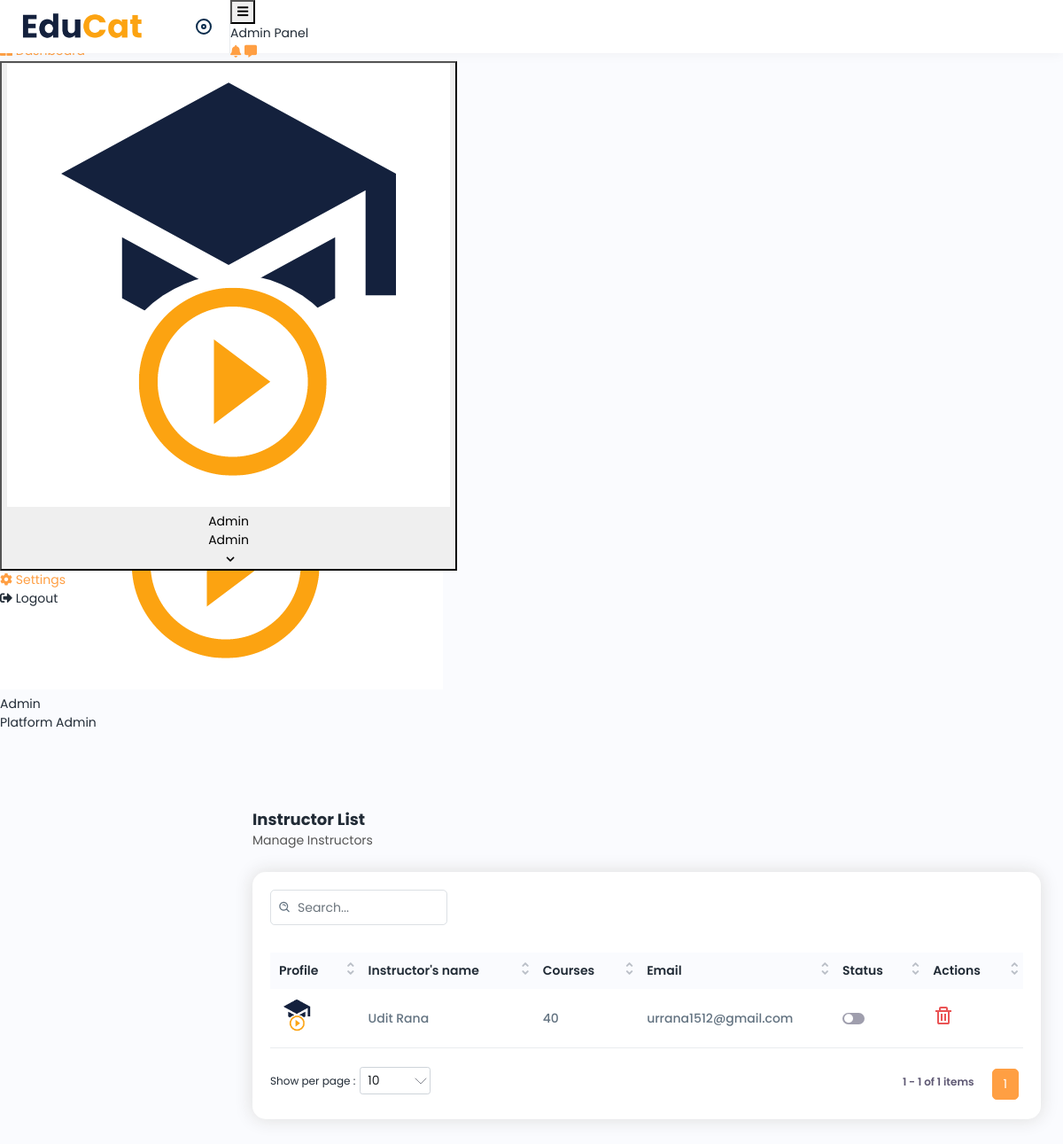
Screenshot of /dashboard/instructor-list.php (signed in) with the database file from the repository.
### tables this page shows
CREATE TABLE `user_master` (
  `user_id` int(200) NOT NULL,
  `user_name` varchar(200) NOT NULL,
  `user_email` varchar(200) NOT NULL,
  `user_contact_number` bigint(200) NOT NULL,
  `user_password` varchar(200) NOT NULL,
  `user_profile_photo` varchar(200) NOT NULL DEFAULT 'assets/img/EduCat (4).png',
  `role` int(10) NOT NULL,
  `user_status` tinyint(1) DEFAULT 1,
  `isVerified` int(10) NOT NULL,
  `isActive` int(10) NOT NULL,
  `registration_date` varchar(200) NOT NULL
);

### dashboard/instructor-list.php (the view, shortened to what this page needs)
<?php
    require '../includes/scripts/connection.php';
    if(isset($_SESSION['educat_logedin_user_id']) && (trim ($_SESSION['educat_logedin_user_id']) !== '')){
        $user_id = $_SESSION['educat_logedin_user_id'];
        $query = "SELECT * FROM user_master WHERE user_id = $user_id";
        $result = mysqli_query($conn, $query);
        $userdata = mysqli_fetch_assoc($result);
    }else{
        header("Location: ../sign-in.php");
    }
?>
<!DOCTYPE html>
<html lang="en">
<head>
    <link rel="stylesheet" href="assets/css/bootstrap.min.css">
    <link rel="stylesheet" href="assets/css/animate.css">
    <link rel="stylesheet" href="assets/plugins/select2/css/select2.min.css">
    <link rel="stylesheet" href="assets/css/bootstrap-datetimepicker.min.css">
    <link rel="stylesheet" href="assets/css/dataTables.bootstrap4.min.css">
    <link rel="stylesheet" href="assets/plugins/fontawesome/css/fontawesome.min.css">
    <link rel="stylesheet" href="assets/plugins/fontawesome/css/all.min.css">
    <link rel="stylesheet" href="assets/css/style.css">
</head>
<body>
    <div class="main-wrapper">
    <div class="header">
<div class="header-left active">
    <a href="index.php" class="logo">
        <img src="../assets/img/EduCat (3).png" alt="">
    </a>
    <a id="toggle_btn" href="javascript:void(0);">
    </a>
</div>
            <?php
                include("header.php");
            ?>
</div>
    <?php
        include("sidebar.php");
    ?>
        <div class="page-wrapper">
            <div class="content">
                <div class="page-header">
                    <div class="page-title">
                        <h4>Instructor List</h4>
                        <h6>Manage Instructors</h6>
                    </div>
                </div>
                <div class="card">
                    <div class="card-body">
                        <div class="table-top">
                            <div class="search-set">
                                <div class="search-input">
                                    <a class="btn btn-searchset">
                                        <img src="assets/img/icons/search-white.svg" alt="img">
                                    </a>
                                </div>
                            </div>
                        </div>
                        <div class="table-responsive">
                            <table class="table  datanew">
                                <thead>
                                    <tr>
                                        <th>Profile</th>
                                        <th>Instructor's name </th>
                                        <th>Courses</th>
                                        <th>Email</th>
                                        <th>Status</th>
                                        <th>Actions</th>
                                    </tr>
                                </thead>
                                <tbody>
                                    <?php
                                          $selectQuery = "SELECT * FROM `user_master` WHERE `role` = '2' ";
                                          $result = mysqli_query($conn, $selectQuery);
                                                if ($result) {
                                                    while ($row = mysqli_fetch_assoc($result)) {
                                                        ?>
                                    <tr>
                                        <td class="productimgname">
                                            <a href="javascript:void(0);" class="product-img">
                                                <img src="../<?php echo $row["user_profile_photo"];?>" alt="product">
                                            </a>
                                        </td>
                                        <?php echo "<td>" . $row["user_name"] . "</td>"; ?>
                                        <td>40</td>
                                        <?php echo "<td>" . $row["user_email"] . "</td>"; ?>
                                        <td>
                                            <div
                                                class="status-toggle d-flex justify-content-between align-items-center">
                                                <label for="user1" class="checktoggle">checkbox</label>
                                            </div>
                                        </td>
                                        <td>
                                            <a class="" href="deleteinstructor.php?id=<?php echo $row['user_id']?>">
                                                <img src="assets/img/icons/delete.svg" alt="img">
                                            </a>
                                        </td>
                                    </tr>
                                        <?php
                                                  }
                                                }
                                                else {
                                                    echo "Error fetching values from the database: " . mysqli_error($conn);
                                                }
                                            ?>
                                </tbody>
                            </table>
                        </div>
                    </div>
                </div>
            </div>
        </div>
    </div>
</body>
</html>

### dashboard/header.php (shortened to what this page needs)
<header class="ins-header">
    <div class="ins-header__left">
        <button class="ins-header__mobile-toggle" id="ins-mobile-toggle">
            <i class="fas fa-bars"></i>
        </button>
        <div class="ins-header__breadcrumb">
            <span>Admin Panel</span>
        </div>
    </div>
    <div class="ins-header__right">
        <a href="course-list.php?status=0" class="ins-header__action-btn" title="Pending Course Approvals">
            <i class="fas fa-bell"></i>
        </a>
        <a href="messages.php" class="ins-header__action-btn" title="Messages">
            <i class="fas fa-comment-alt"></i>
        </a>
        <div class="ins-dropdown" id="ins-profile-dropdown">
            <button class="ins-profile-btn" id="ins-profile-btn">
                <img src="../<?php echo $userdata['user_profile_photo']; ?>" alt="" onerror="this.src='../assets/img/EduCat (4).png'">
                <div class="ins-profile-btn__info">
                    <div class="ins-profile-btn__name"><?php echo htmlspecialchars(explode(' ', $userdata['user_name'])[0]); ?></div>
                    <div class="ins-profile-btn__role">Admin</div>
                </div>
                <i class="fas fa-chevron-down" style="font-size:.65rem;color:var(--text-muted);margin-left:4px;"></i>
            </button>
            <div class="ins-dropdown-menu" id="ins-profile-menu">
                <a href="settings.php"><i class="fas fa-cog"></i> Settings</a>
                <a href="../logout.php" style="color:var(--danger);"><i class="fas fa-sign-out-alt"></i> Logout</a>
            </div>
        </div>
    </div>
</header>

### dashboard/sidebar.php (shortened to what this page needs)
<?php
$currentURL  = $_SERVER['PHP_SELF'];
$currentPage = basename($currentURL);
$coursePages    = ['course-list.php','course-edit.php','course-add.php','course-chapter-list.php','course-chapter-videos-list.php','course-add-chapter.php','course-edit-chapter.php','course-add-video.php','course-edit-video.php'];
$coursesActive  = in_array($currentPage, $coursePages);
$userPages      = ['users.php','instructors.php','students-list.php'];
$usersActive    = in_array($currentPage, $userPages);
?>
<aside class="ins-sidebar" id="ins-sidebar">
    <div class="ins-sidebar__logo">
        <a href="index.php">
        </a>
        <button id="ins-toggle" style="background:none;border:none;cursor:pointer;margin-left:auto;color:var(--text-muted);font-size:1.1rem;padding:4px;border-radius:6px;transition:var(--transition);" title="Collapse sidebar">
        </button>
    </div>
    <nav class="ins-sidebar__nav">
        <ul style="list-style:none;padding:0;margin:0;">
            <li class="ins-nav-item">
                <a href="index.php" class="ins-nav-link <?php echo ($currentPage=='index.php') ? 'active' : ''; ?>">
                    <span class="ins-nav-icon"><i class="fas fa-th-large"></i></span>
                    <span>Dashboard</span>
                </a>
            </li>
            <li class="ins-nav-item">
                <a href="analytics.php" class="ins-nav-link <?php echo ($currentPage=='analytics.php') ? 'active' : ''; ?>">
                    <span class="ins-nav-icon"><i class="fas fa-chart-line"></i></span>
                    <span>Analytics</span>
                </a>
            </li>
            <li class="ins-nav-item">
                <a href="javascript:void(0);" class="ins-nav-link ins-submenu-toggle <?php echo $usersActive ? 'open' : ''; ?>">
                    <span class="ins-nav-icon"><i class="fas fa-users"></i></span>
                    <span>Users</span>
                    <span class="ins-arrow" style="margin-left:auto;font-size:.7rem;transition:transform .25s;<?php echo $usersActive ? 'transform:rotate(90deg);' : ''; ?>"><i class="fas fa-chevron-right"></i></span>
                </a>
            </li>
            <li class="ins-nav-item">
                <a href="javascript:void(0);" class="ins-nav-link ins-submenu-toggle <?php echo $coursesActive ? 'open' : ''; ?>">
                    <span class="ins-nav-icon"><i class="fas fa-book-open"></i></span>
                    <span>Courses</span>
                    <span class="ins-arrow" style="margin-left:auto;font-size:.7rem;transition:transform .25s;<?php echo $coursesActive ? 'transform:rotate(90deg);' : ''; ?>"><i class="fas fa-chevron-right"></i></span>
                </a>
            </li>
            <li class="ins-nav-item">
                <a href="category-list.php" class="ins-nav-link <?php echo ($currentPage=='category-list.php') ? 'active' : ''; ?>">
                    <span class="ins-nav-icon"><i class="fas fa-th-large"></i></span>
                    <span>Categories</span>
                </a>
            </li>
            <li class="ins-nav-item">
                <a href="enrollments.php" class="ins-nav-link <?php echo ($currentPage=='enrollments.php') ? 'active' : ''; ?>">
                    <span class="ins-nav-icon"><i class="fas fa-shopping-cart"></i></span>
                    <span>Enrollments</span>
                </a>
            </li>
            <li class="ins-nav-item">
                <a href="reviews.php" class="ins-nav-link <?php echo ($currentPage=='reviews.php') ? 'active' : ''; ?>">
                    <span class="ins-nav-icon"><i class="fas fa-star"></i></span>
                    <span>Reviews</span>
                </a>
            </li>
            <li class="ins-nav-item">
                <a href="certificates.php" class="ins-nav-link <?php echo ($currentPage=='certificates.php') ? 'active' : ''; ?>">
                    <span class="ins-nav-icon"><i class="fas fa-certificate"></i></span>
                    <span>Certificates</span>
                </a>
            </li>
            <li class="ins-nav-item">
                <a href="messages.php" class="ins-nav-link <?php echo ($currentPage=='messages.php') ? 'active' : ''; ?>">
                    <span class="ins-nav-icon"><i class="fas fa-comment-alt"></i></span>
                    <span>Messages</span>
                </a>
            </li>
            <li class="ins-nav-item">
                <a href="settings.php" class="ins-nav-link <?php echo ($currentPage=='settings.php') ? 'active' : ''; ?>">
                    <span class="ins-nav-icon"><i class="fas fa-cog"></i></span>
                    <span>Settings</span>
                </a>
            </li>
            <li class="ins-nav-item">
                <a href="../logout.php" class="ins-nav-link" style="color: var(--danger);">
                    <span class="ins-nav-icon"><i class="fas fa-sign-out-alt"></i></span>
                    <span>Logout</span>
                </a>
            </li>
        </ul>
    </nav>
    <div class="ins-sidebar__user">
        <div class="ins-sidebar__user-info">
            <div class="ins-sidebar__user-name"><?php echo htmlspecialchars($userdata['user_name']); ?></div>
            <div class="ins-sidebar__user-role">Platform Admin</div>
        </div>
    </div>
</aside>

### rows the page displays
user_master: user_profile_photo (picture), user_name "Admin"
user_master: user_profile_photo (picture), user_name "Udit Rana", user_email "urrana1512@gmail.com"
